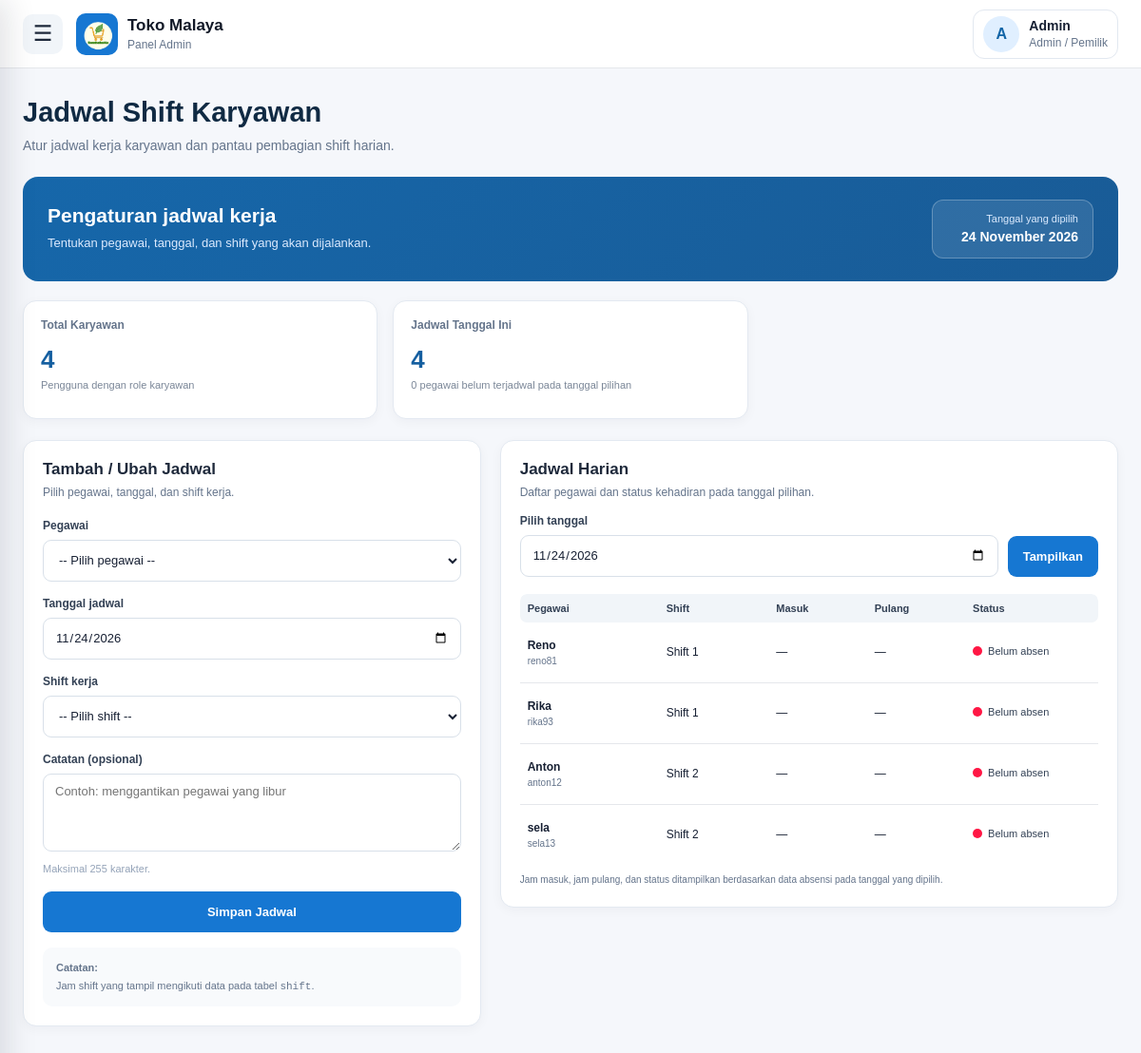
Page /admin/jadwal_karyawan.php (signed in) on the committed database.
### tables this page shows
CREATE TABLE `jadwal_shift` (
  `id_jadwal` int(11) NOT NULL,
  `id_user` int(11) NOT NULL,
  `id_shift` int(11) NOT NULL,
  `tanggal` date NOT NULL,
  `dibuat_oleh` int(11) NOT NULL,
  `catatan` varchar(255) DEFAULT NULL
);

CREATE TABLE `users` (
  `id_user` int(11) NOT NULL,
  `nama` varchar(100) NOT NULL,
  `email` varchar(150) NOT NULL,
  `username` varchar(50) NOT NULL,
  `password` varchar(255) NOT NULL,
  `role` enum('admin','kasir','pelanggan','karyawan') NOT NULL DEFAULT 'pelanggan',
  `foto_profil` varchar(255) DEFAULT NULL
);

CREATE TABLE `shift` (
  `id_shift` int(11) NOT NULL,
  `nama_shift` varchar(30) NOT NULL,
  `jam_mulai` time NOT NULL,
  `jam_selesai` time NOT NULL,
  `toleransi_menit` tinyint(3) UNSIGNED NOT NULL DEFAULT 10
);

### admin/jadwal_karyawan.php (the view, shortened to what this page needs)
<?php
require_once "../config/database.php";
function e($value): string
{
    return htmlspecialchars((string)$value, ENT_QUOTES, 'UTF-8');
}
function tanggal_valid($tanggal): bool
{
    $date = DateTime::createFromFormat('!Y-m-d', $tanggal);
    return $date !== false && $date->format('Y-m-d') === $tanggal;
}
function tanggal_indo($tanggal): string
{
    $bulan = [
        1 => 'Januari', 'Februari', 'Maret', 'April',
        'Mei', 'Juni', 'Juli', 'Agustus',
        'September', 'Oktober', 'November', 'Desember'
    ];
    $date = new DateTime($tanggal);
    return (int)$date->format('j') . ' '
        . $bulan[(int)$date->format('n')] . ' '
        . $date->format('Y');
}
function waktu_format($waktu): string
{
    if (!$waktu || $waktu === '00:00:00') {
        return '—';
    }
    return substr((string)$waktu, 0, 5);
}
function kolom_tersedia(mysqli $conn, string $tabel, string $kolom): bool
{
    $sql = "SHOW COLUMNS FROM `{$tabel}` LIKE '" .
           mysqli_real_escape_string($conn, $kolom) . "'";
    $result = mysqli_query($conn, $sql);
    $tersedia = mysqli_num_rows($result) > 0;
    return $tersedia;
}
$nama_user = $_SESSION['nama'] ?? 'Admin';
$today = date('Y-m-d');
$tanggal_filter = $_GET['tanggal'] ?? $today;
$tabel_tersedia = true;
$daftar_shift = [];
if ($tabel_tersedia) {
    $q = mysqli_query(
        $conn,
        "SELECT id_shift, nama_shift, jam_mulai, jam_selesai
         FROM shift
         ORDER BY jam_mulai ASC"
    );
    if ($q) {
        while ($row = mysqli_fetch_assoc($q)) {
            $daftar_shift[] = $row;
        }
    } else {
        catat_error(mysqli_error($conn));
    }
}
$daftar_pegawai = [];
if ($tabel_tersedia) {
    $q = mysqli_query(
        $conn,
        "SELECT id_user, nama, username, role
         FROM users
         WHERE role = 'karyawan'
         ORDER BY nama ASC"
    );
    if ($q) {
        while ($row = mysqli_fetch_assoc($q)) {
            $daftar_pegawai[] = $row;
        }
    } else {
        catat_error(mysqli_error($conn));
    }
}
$absensi_tersedia = false;
$cek_absensi = mysqli_query($conn, "SHOW TABLES LIKE 'absensi'");
if ($cek_absensi && mysqli_num_rows($cek_absensi) > 0) {
    $kolom_absensi = [
        'id_user' => kolom_tersedia($conn, 'absensi', 'id_user'),
        'tanggal' => kolom_tersedia($conn, 'absensi', 'tanggal'),
        'jam_masuk' => kolom_tersedia($conn, 'absensi', 'jam_masuk'),
        'jam_pulang' => kolom_tersedia($conn, 'absensi', 'jam_pulang'),
        'status' => kolom_tersedia($conn, 'absensi', 'status'),
    ];
    $absensi_tersedia =
        $kolom_absensi['id_user'] &&
        $kolom_absensi['tanggal'] &&
        $kolom_absensi['jam_masuk'] &&
        $kolom_absensi['jam_pulang'];
}
$daftar_jadwal = [];
if ($tabel_tersedia) {
    $sql = "
        SELECT
            j.id_jadwal,
            j.id_user,
            j.id_shift,
            j.tanggal,
            j.catatan,
            u.nama,
            u.username,
            u.role,
            s.nama_shift,
            s.jam_mulai,
            s.jam_selesai
        FROM jadwal_shift j
        INNER JOIN users u ON u.id_user = j.id_user
        INNER JOIN shift s ON s.id_shift = j.id_shift
        WHERE j.tanggal = ?
        ORDER BY s.jam_mulai ASC, u.nama ASC
    ";
    $stmt = mysqli_prepare($conn, $sql);
    if ($stmt) {
        mysqli_stmt_bind_param($stmt, "s", $tanggal_filter);
        if (mysqli_stmt_execute($stmt)) {
            $result = mysqli_stmt_get_result($stmt);
            while ($row = mysqli_fetch_assoc($result)) {
                $row['jam_masuk'] = null;
                $row['jam_pulang'] = null;
                $row['status_absensi'] = 'Belum absen';
                $daftar_jadwal[] = $row;
            }
        } else {
            catat_error(mysqli_stmt_error($stmt));
        }
    } else {
        catat_error(mysqli_error($conn));
    }
}
$total_staff = count($daftar_pegawai);
$total_terjadwal = count($daftar_jadwal);
$id_pegawai_terjadwal = [];
foreach ($daftar_jadwal as $jadwal) {
    $id_pegawai_terjadwal[(int)$jadwal['id_user']] = true;
}
$total_belum_terjadwal = max(
    0,
    count($daftar_pegawai) - count($id_pegawai_terjadwal)
);
function status_class($status): string
{
    switch ($status) {
        default:
            return 'belum';
    }
}
?>
<!DOCTYPE html>
<html lang="id">
<head>
</head>
<body>
<header class="topbar">
    <div class="topbar-left">
        <button type="button" class="hamburger"
                onclick="toggleMenu()"
                aria-label="Buka menu"
                aria-controls="drawer"
                aria-expanded="false"
                id="menuToggle">☰</button>
        <a href="dashboard.php" class="brand">
            <div class="brand-logo">
                <img src="../assets/SembakoKu (1).png" alt="Toko Malaya">
            </div>
            <div class="brand-text">
                <strong>Toko Malaya</strong>
                <span>Panel Admin</span>
            </div>
        </a>
    </div>
    <div class="top-user">
        <div class="top-avatar">
            <?= e(strtoupper(substr($nama_user, 0, 1))) ?>
        </div>
        <div class="top-user-info">
            <strong><?= e($nama_user) ?></strong>
            <span>Admin / Pemilik</span>
        </div>
    </div>
</header>
<main class="main">
    <div class="page-header">
        <h1>Jadwal Shift Karyawan</h1>
        <p>Atur jadwal kerja karyawan dan pantau pembagian shift harian.</p>
    </div>
    <section class="welcome">
        <div>
            <h2>Pengaturan jadwal kerja </h2>
            <p>Tentukan pegawai, tanggal, dan shift yang akan dijalankan.</p>
        </div>
        <div class="today-box">
            <span>Tanggal yang dipilih</span>
            <strong><?= e(tanggal_indo($tanggal_filter)) ?></strong>
        </div>
    </section>
    <section class="kpi-grid">
        <div class="kpi">
            <div class="kpi-top">
                <span class="kpi-title">Total Karyawan</span>
            </div>
            <div class="kpi-value"><?= number_format($total_staff) ?></div>
            <div class="kpi-note">Pengguna dengan role karyawan</div>
        </div>
        <div class="kpi">
            <div class="kpi-top">
                <span class="kpi-title">Jadwal Tanggal Ini</span>
            </div>
            <div class="kpi-value"><?= number_format($total_terjadwal) ?></div>
            <div class="kpi-note">
                <?= number_format($total_belum_terjadwal) ?>
                pegawai belum terjadwal pada tanggal pilihan
            </div>
        </div>
    </section>
    <section class="two-col">
        <div class="card">
            <div class="card-header">
                <div>
                    <h2>Tambah / Ubah Jadwal</h2>
                    <p>Pilih pegawai, tanggal, dan shift kerja.</p>
                </div>
            </div>
            <form method="POST" action="jadwal_karyawan.php">
                <div class="form-group">
                    <label for="id_user">Pegawai</label>
                    <select class="form-control" name="id_user" id="id_user" required>
                        <option value="">-- Pilih pegawai --</option>
                    </select>
                </div>
                <div class="form-group">
                    <label for="tanggal">Tanggal jadwal</label>
                    <input class="form-control" type="date" name="tanggal" id="tanggal"
                           value="<?= e($tanggal_filter) ?>" required>
                </div>
                <div class="form-group">
                    <label for="id_shift">Shift kerja</label>
                    <select class="form-control" name="id_shift" id="id_shift" required>
                        <option value="">-- Pilih shift --</option>
                    </select>
                </div>
                <div class="form-group">
                    <label for="catatan">Catatan (opsional)</label>
                    <textarea class="form-control" name="catatan" id="catatan"
                              maxlength="255"
                              placeholder="Contoh: menggantikan pegawai yang libur"></textarea>
                    <span class="form-help">Maksimal 255 karakter.</span>
                </div>
                <button type="submit" class="btn btn-primary btn-block"
                    <?= (
                        !$tabel_tersedia ||
                        count($daftar_pegawai) === 0 ||
                        count($daftar_shift) === 0
                    ) ? 'disabled' : '' ?>>
                        Simpan Jadwal
                </button>
            </form>
            <div class="info-note">
                <strong>Catatan:</strong><br>
                Jam shift yang tampil mengikuti data pada tabel <code>shift</code>.
            </div>
        </div>
        <div class="daily-card">
            <div class="card-header">
                <div>
                    <h2>Jadwal Harian</h2>
                    <p>Daftar pegawai dan status kehadiran pada tanggal pilihan.</p>
                </div>
            </div>
            <form method="GET" action="jadwal_karyawan.php" class="filter-row">
                <div class="form-group">
                    <label for="tanggal_filter">Pilih tanggal</label>
                    <input class="form-control" type="date" name="tanggal"
                           id="tanggal_filter" value="<?= e($tanggal_filter) ?>" required>
                </div>
                <button type="submit" class="btn btn-primary">
                     Tampilkan
                </button>
            </form>
            <div class="daily-table-wrap">
                <table class="daily-table">
                    <thead>
                        <tr>
                            <th>Pegawai</th>
                            <th>Shift</th>
                            <th>Masuk</th>
                            <th>Pulang</th>
                            <th>Status</th>
                        </tr>
                    </thead>
                    <tbody>
                    <?php if (count($daftar_jadwal) > 0): ?>
                        <?php foreach ($daftar_jadwal as $jadwal): ?>
                            <?php
                            $status = $jadwal['status_absensi'] ?? 'Belum absen';
                            $class_status = status_class($status);
                            ?>
                            <tr>
                                <td>
                                    <div class="daily-employee">
                                        <?= e($jadwal['nama']) ?>
                                    </div>
                                    <div class="daily-sub">
                                        <?= e($jadwal['username']) ?>
                                    </div>
                                </td>
                                <td>
                                    <div class="daily-shift">
                                        <?= e($jadwal['nama_shift']) ?>
                                    </div>
                                </td>
                                <td>
                                    <span class="daily-time">
                                        <?= e(waktu_format($jadwal['jam_masuk'])) ?>
                                    </span>
                                </td>
                                <td>
                                    <span class="daily-time">
                                        <?= e(waktu_format($jadwal['jam_pulang'])) ?>
                                    </span>
                                </td>
                                <td>
                                    <span class="status <?= e($class_status) ?>">
                                        <span class="status-dot"></span>
                                        <?= e($status) ?>
                                    </span>
                                </td>
                            </tr>
                        <?php endforeach; ?>
                    <?php endif; ?>
                    </tbody>
                </table>
            </div>
            <div class="daily-caption">
                <?php if (!$absensi_tersedia): ?>
                    Data jam masuk, jam pulang, dan status absensi belum tersedia
                    dari struktur tabel absensi yang dikenali.
                <?php else: ?>
                    Jam masuk, jam pulang, dan status ditampilkan berdasarkan
                    data absensi pada tanggal yang dipilih.
                <?php endif; ?>
            </div>
        </div>
    </section>
</main>
</body>
</html>

### rows in the picture
jadwal_shift: id_user.nama "Reno", id_user.username "reno81", id_shift.nama_shift "Shift 1", jam_masuk "—", jam_pulang "—"
jadwal_shift: id_user.nama "Rika", id_user.username "rika93", id_shift.nama_shift "Shift 1", jam_masuk "—", jam_pulang "—"
jadwal_shift: id_user.nama "Anton", id_user.username "anton12", id_shift.nama_shift "Shift 2", jam_masuk "—", jam_pulang "—"
jadwal_shift: id_user.nama "sela", id_user.username "sela13", id_shift.nama_shift "Shift 2", jam_masuk "—", jam_pulang "—"

### other values in the picture
substr($nama_user, 0, 1) "A"
$nama_user "Admin"
$total_staff "4"
$total_terjadwal "4"
$total_belum_terjadwal "0"
